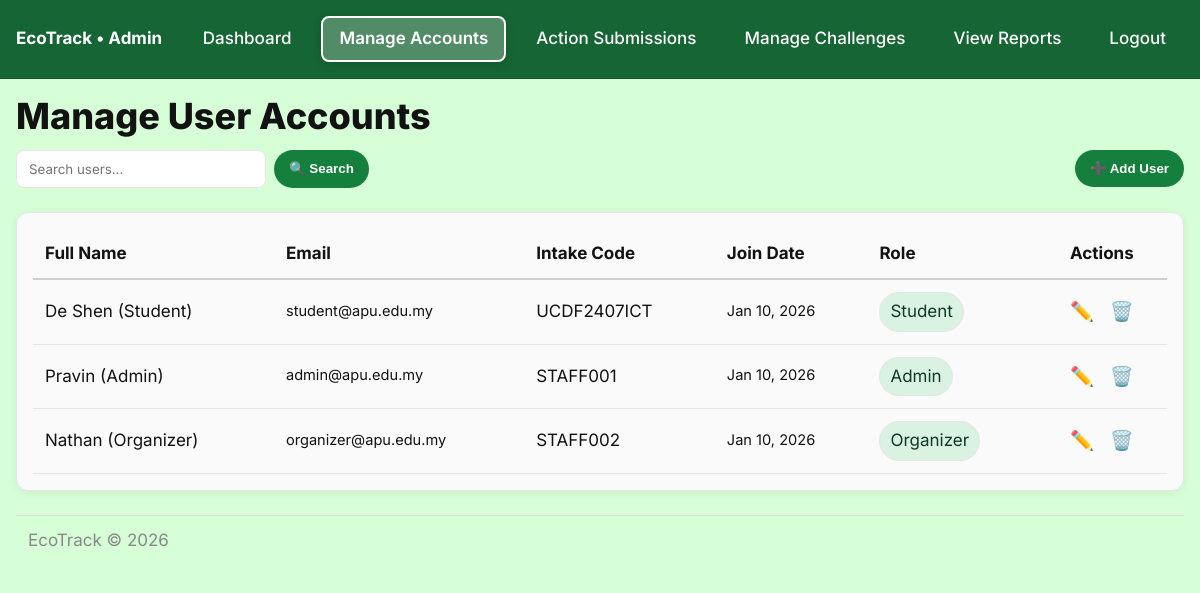
Screenshot of /pages/admin/manageAccounts.php (signed in) with the database file from the repository.
### tables this page shows
CREATE TABLE `users` (
  `user_id` int(11) NOT NULL,
  `name` varchar(100) NOT NULL,
  `email` varchar(100) NOT NULL,
  `password_hash` varchar(255) NOT NULL,
  `role` enum('student','admin','organizer') DEFAULT 'student',
  `intake_code` varchar(20) DEFAULT NULL,
  `created_at` datetime DEFAULT current_timestamp()
);

### pages/admin/manageAccounts.php (the view, shortened to what this page needs)
<?php
require_once __DIR__ . '/../../config/dbConnect.php';
$search = isset($_GET['search']) ? trim($_GET['search']) : '';
$searchQuery = '';
$sql = "SELECT * FROM users" . $searchQuery . " ORDER BY created_at DESC";
$result = $conn->query($sql);
include __DIR__ . '/../../assets/adminHeader.php';
?>
<h1 class="h1">Manage User Accounts</h1>
<div class="action-bar">
    <div class="search-box">
        <form method="GET">
            <input type="text" name="search" placeholder="Search users..." value="<?= htmlspecialchars($search) ?>">
            <button type="submit" class="button">🔍 Search</button>
        </form>
    </div>
    <div class="action-buttons">
        <button class="button" onclick="openAddModal()">➕ Add User</button>
    </div>
</div>
<div class="card" style="overflow-x: auto;">
    <table style="width:100%; border-collapse: collapse;">
        <thead>
            <tr style="border-bottom: 2px solid var(--color-border-strong);">
                <th style="padding: var(--space-2); text-align: left;">Full Name</th>
                <th style="padding: var(--space-2); text-align: left;">Email</th>
                <th style="padding: var(--space-2); text-align: left;">Intake Code</th>
                <th style="padding: var(--space-2); text-align: left;">Join Date</th>
                <th style="padding: var(--space-2); text-align: left;">Role</th>
                <th style="padding: var(--space-2); text-align: center;">Actions</th>
            </tr>
        </thead>
        <tbody>
            <?php if ($result && $result->num_rows > 0): ?>
                <?php while ($row = $result->fetch_assoc()): ?>
                <tr style="border-bottom: 1px solid var(--color-border);">
                    <td style="padding: var(--space-2);"><?= htmlspecialchars($row['name']) ?></td>
                    <td style="padding: var(--space-2); font-size: var(--fs-sm);"><?= htmlspecialchars($row['email']) ?></td>
                    <td style="padding: var(--space-2);"><?= htmlspecialchars($row['intake_code'] ?? 'N/A') ?></td>
                    <td style="padding: var(--space-2); font-size: var(--fs-sm);"><?= date('M d, Y', strtotime($row['created_at'])) ?></td>
                    <td style="padding: var(--space-2);">
                        <span class="badge"><?= htmlspecialchars(ucfirst($row['role'])) ?></span>
                    </td>
                    <td style="padding: var(--space-2);">
                        <div class="action-icons" style="justify-content: center;">
                            <button onclick='openEditModal(<?= htmlspecialchars(json_encode($row), ENT_QUOTES) ?>)' title="Edit">✏️</button>
                            <button onclick="deleteUser(<?= $row['user_id'] ?>, '<?= htmlspecialchars($row['name'], ENT_QUOTES) ?>')" title="Delete">🗑️</button>
                        </div>
                    </td>
                </tr>
                <?php endwhile; ?>
            <?php endif; ?>
        </tbody>
    </table>
</div>
<?php include __DIR__ . '/../../assets/footer.php'; ?>

### assets/css/style.css (style rules this page uses)
* { box-sizing: border-box; }
html, body { height: 100%; }
body { margin: 0; font-family: "Inter", system-ui, -apple-system, Segoe UI, Roboto, Helvetica, Arial, sans-serif; background: var(--color-bg); color: var(--color-text); text-rendering: optimizeLegibility; -webkit-font-smoothing: antialiased; -moz-osx-font-smoothing: grayscale; }
:root { --color-bg:#d7ffd7; --color-surface:#FAFAFA; --color-elevated:#F5F5F5; --color-overlay:rgba(0,0,0,0.6); --color-text:#121212; --color-text-muted:#5B5B5B; --color-text-on-dark:#E6F4EA; --color-primary:#15803D; --color-primary-strong:#166534; --color-primary-soft:#D9F2E1; --color-accent:#2C7A7B; --color-accent-soft:#D7F0F1; --color-success:#1F7A4C; --color-success-soft:#DDF5E7; --color-warning:#B7791F; --color-warning-soft:#FBE8C6; --color-error:#B91C1C; --color-error-soft:#FAD6D6; --color-info:#1E4DB7; --color-info-soft:#D9E6FB; --color-border:#E6E6E6; --color-border-strong:#CFCFCF; --color-focus:#1E90FF; --focus-ring:3px solid var(--color-focus); --header-bg:#166534; --header-text:#FFFFFF; --header-border:#13522B; --shadow-1:0 2px 10px rgba(0,0,0,0.06); --shadow-2:0 6px 24px rgba(0,0,0,0.08); --radius-lg:12px; --radius-md:10px; --radius-sm:8px; --space-1:8px; --space-2:12px; --space-3:16px; --space-4:24px; --space-5:32px; --space-6:48px; --btn-bg:var(--color-primary); --btn-text:#FFFFFF; --btn-bg-hover:#0F6A31; --btn-bg-active:#0C5A29; --btn-border:transparent; --link:var(--color-accent); --link-hover:#205F61; --card-bg:var(--color-surface); --card-border:var(--color-border); --input-bg:#FFFFFF; --input-text:var(--color-text); --input-border:var(--color-border); --input-border-focus:#6FB1FF; --badge-bg:var(--color-primary-soft); --badge-text:#0E3A20; }
:root { --lh-tight:1.2; --lh-snug:1.35; --lh-normal:1.5; --lh-relaxed:1.7; --fs-xs: clamp(0.75rem, 0.72rem + 0.1vw, 0.82rem); --fs-sm: clamp(0.85rem, 0.80rem + 0.15vw, 0.95rem); --fs-base: clamp(0.95rem, 0.90rem + 0.25vw, 1.0625rem); --fs-lg: clamp(1.0625rem, 1rem + 0.35vw, 1.25rem); --fs-xl: clamp(1.25rem, 1.15rem + 0.5vw, 1.5rem); --fs-2xl: clamp(1.5rem, 1.3rem + 0.8vw, 1.875rem); --fs-3xl: clamp(1.875rem, 1.55rem + 1.1vw, 2.25rem); --fs-4xl: clamp(2.25rem, 1.85rem + 1.4vw, 2.75rem); }
body { font-size: var(--fs-base); line-height: var(--lh-normal); }
h1, .h1 { font-size: var(--fs-3xl); line-height: var(--lh-tight); font-weight: 800; margin: 0 0 var(--space-2); }
.card { background: var(--card-bg); border: 1px solid var(--card-border); border-radius: var(--radius-lg); box-shadow: var(--shadow-1); padding: var(--space-3); }
.button { display: inline-flex; align-items: center; gap: 8px; background: var(--btn-bg); color: var(--btn-text); border: 1px solid var(--btn-border); padding: 10px 14px; border-radius: 999px; font-weight: 600; cursor: pointer; transition: all 0.3s ease; }
input, select, textarea { background: var(--input-bg); color: var(--input-text); border: 1px solid var(--input-border); border-radius: var(--radius-sm); padding: 10px 12px; font-family: inherit; }
.badge { display: inline-flex; align-items: center; gap: 6px; background: var(--badge-bg); color: var(--badge-text); padding: 6px 10px; border-radius: 999px; border: 1px solid var(--color-border); }

### pages/admin/manageAccounts.php (style rules this page uses)
.action-bar { display: flex; justify-content: space-between; align-items: center; gap: var(--space-3); margin-bottom: var(--space-4); flex-wrap: wrap; }
.search-box form { display: flex; gap: var(--space-1); }
.search-box input { min-width: 250px; }
.action-buttons { display: flex; gap: var(--space-2); }
.action-icons { display: flex; gap: var(--space-1); }
.action-icons button { background: none; border: none; font-size: 1.2rem; cursor: pointer; padding: 4px; border-radius: var(--radius-sm); transition: all 0.2s; }

### rows the page displays
users: name "De Shen (Student)", email "student@apu.edu.my", intake_code "UCDF2407ICT", created_at "Jan 10, 2026", role "Student"
users: name "Pravin (Admin)", email "admin@apu.edu.my", intake_code "STAFF001", created_at "Jan 10, 2026", role "Admin"
users: name "Nathan (Organizer)", email "organizer@apu.edu.my", intake_code "STAFF002", created_at "Jan 10, 2026", role "Organizer"
